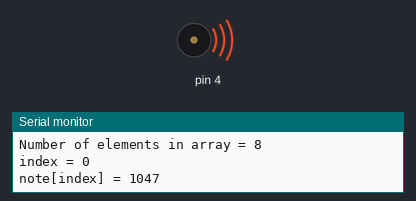
Bench run of a sketch on a simulated Arduino Uno, built with avr-gcc and run on an emulated ATmega328P. Parts: buzzer (waves = sounding), the last lines printed to the serial monitor.

Above: at 0.1 s.
At 5.8 s:
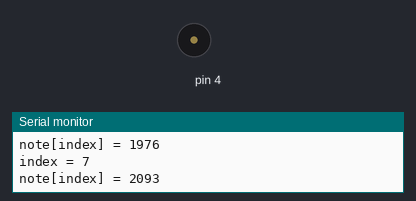
Timing chart, 0 to 7.3 s (numbered marks = the images above):
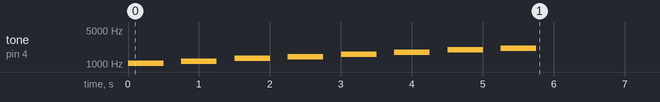

The sketch:

PlayAllNotesInArray.ino
```cpp
// Robotics with the BOE Shield – PlayAllNotesInArray
// Uses sizeof to determine number of elements int he array
// and then displays and prints each note value in the sequence.

int note[] = {1047, 1147, 1319, 1397, 1568, 1760, 1976, 2093};

void setup()
{
  Serial.begin(9600);

  int elementCount = sizeof(note) / sizeof(int);

  Serial.print("Number of elements in array = ");
  Serial.println(elementCount);

  for(int index = 0; index < elementCount; index++)
  {
    Serial.print("index = ");
    Serial.println(index);

    Serial.print("note[index] = ");
    Serial.println(note[index]);

    tone(4, note[index], 500);
    delay(750);
  }
}

void loop()
{
}
```
